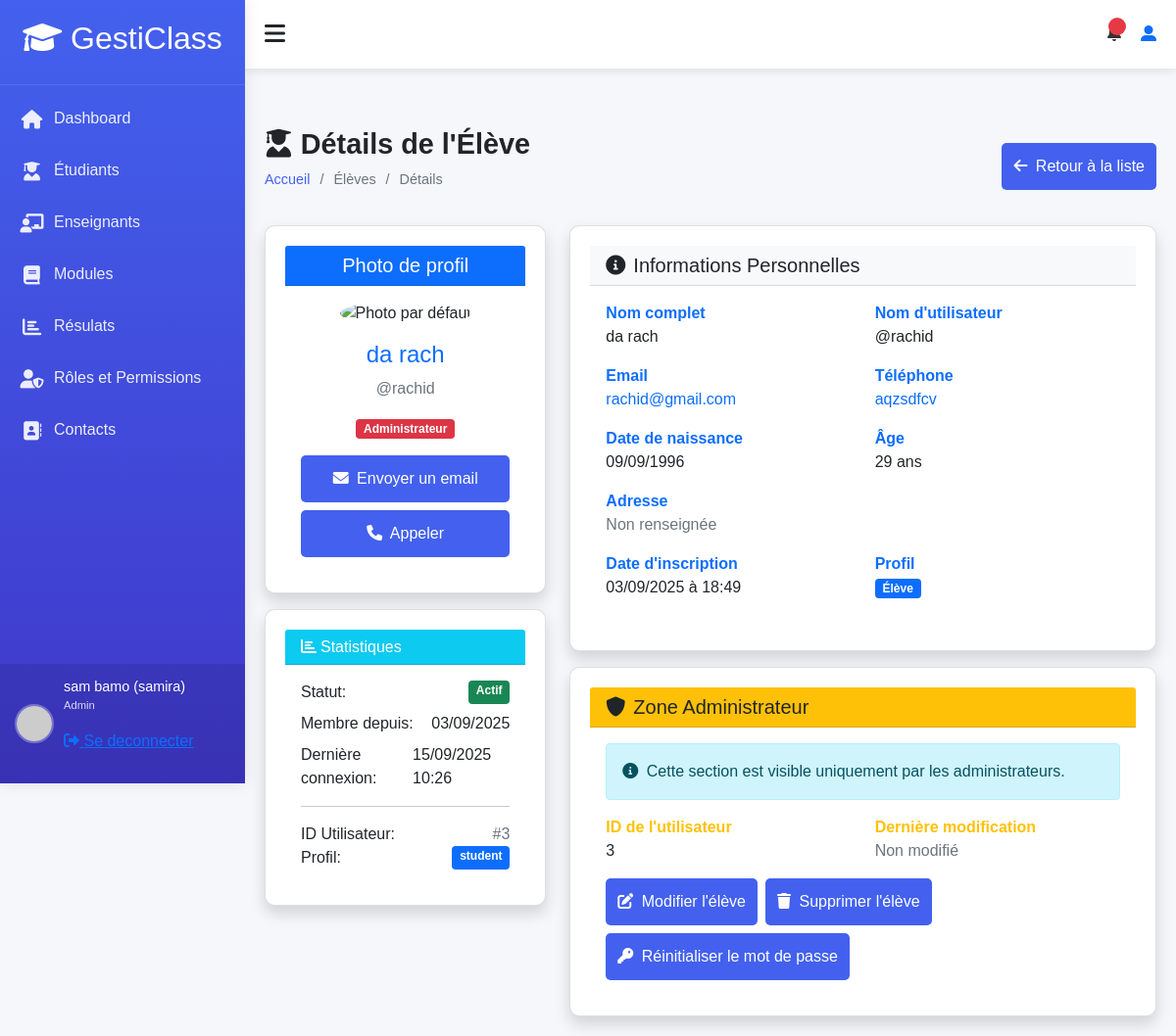
The page /accounts/students/3/detail/ (signed in) on the database as committed earlier.
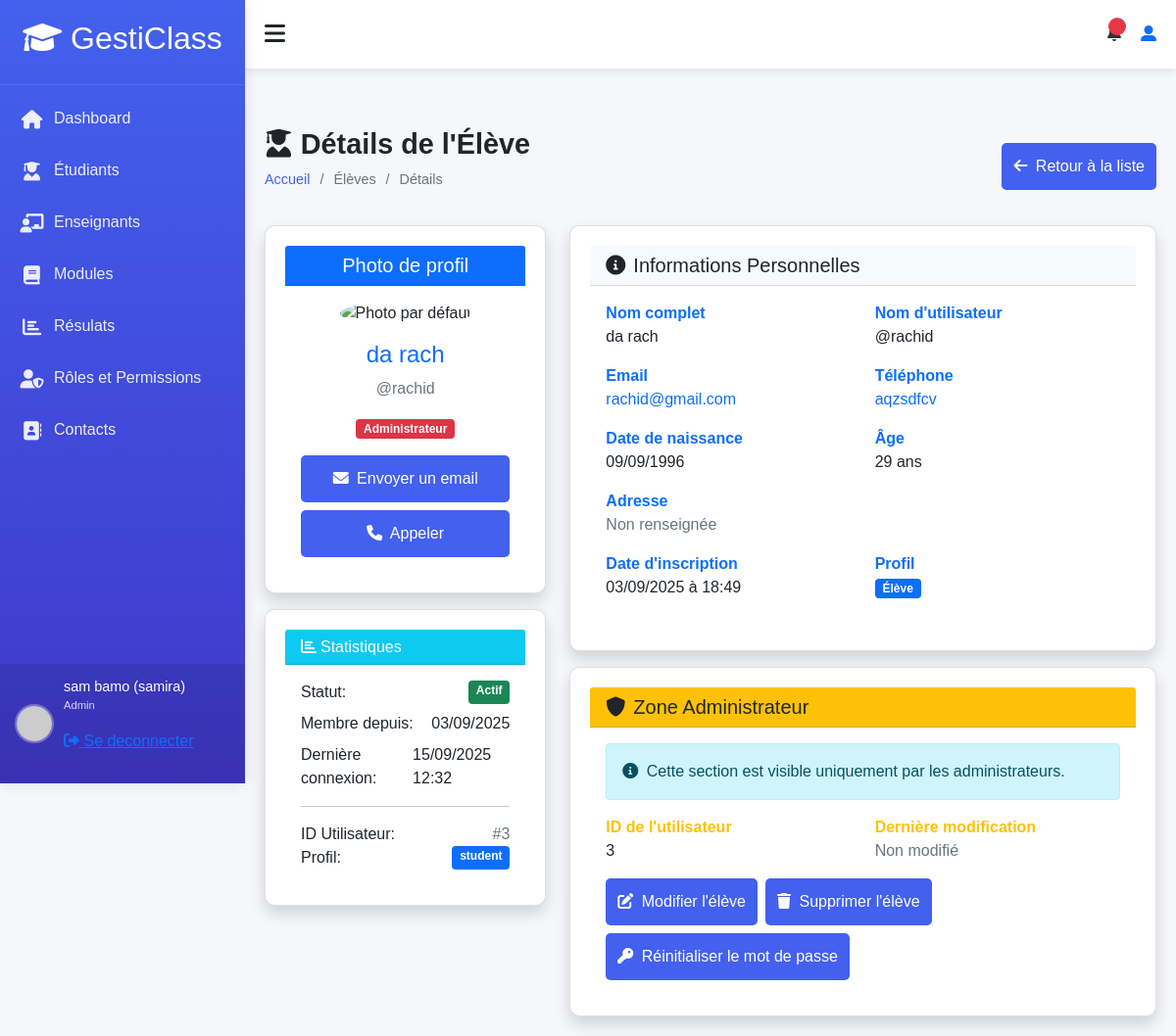
The same page on the database as committed later.
### accounts/models.py (models this page shows, shortened)
class User(AbstractUser):
    ROLE_CHOICES = (
        ('admin', 'Administrateur'),
        ('teacher', 'Enseignant'),
        ('student', 'Élève'),
    )
    profil = models.CharField(max_length=10, choices=ROLE_CHOICES, default='student')
    phone = models.CharField(max_length=20, blank=True)
    birth_date = models.DateField(null=True, blank=True)
    photo = models.ImageField(upload_to='users/', null=True, blank=True)
    specialty = models.CharField(max_length=100, null=True, blank=True)
    hire_date = models.DateField(null=True, blank=True)
    address = models.TextField(blank=True)
    is_student = models.BooleanField(default=False)
    is_teacher = models.BooleanField(default=False)
    phone_number = models.CharField(max_length=15, blank=True)
    date_of_birth = models.DateField(null=True, blank=True)
    def __str__(self):
        return f"{self.first_name} {self.last_name} ({self.username})"
    def is_teacher(self):
        return self.profil == 'teacher'
    def is_student(self):
        return self.profil == 'student'
    class Meta:
        permissions = [
        ("peut_acceder_module", "Peut acceder au module"),
        ("peut_acceder_aux_eleve", "Peut acceder aux eleves"),
        ("peut_acceder_aux_enseignants", "peut acceder aux enseigants"),
        ("peut_acceder_aux_roles", "peut acceder aux roles"),
        ("peut_acceder_au_student_dashboard", "Peut accéder au tableau de bord étudiant"),
        ("peut_acceder_au_teacher_dashboard", "Peut accéder au tableau de bord enseignant"),
        ("peut_acceder_au_admin_dashboard", "Peut accéder au tableau de bord administrateur"),
        ("can_view_student_list", "Peut voir la liste des étudiants"),
        ("can_view_teacher_list", "Peut voir la liste des enseignants"),
        ("can_view_module_list", "Peut voir la liste des modules"),
        ("can_view_results_list", "Peut voir la liste résultats"),
        ("can_view_module_details", "Peut les details d'un module"),
        ("can_view_student_details", "Peut voir les détails d'un étudiant"),
        ("can_view_teacher_details", "Peut voir les détails d'un enseignant"),
        ("can_view_own_details", "Peut voir ses propres détails"),
        ("cans_view_results", "Peut voir les résultats"),
        ("can_view_own_results", "Peut voir ses propres résultats"),
        ("view_role", "Peut voir les rôles"),
        ("add_role", "Peut ajouter un rôle"),
        ("change_role", "Peut modifier un rôle"),
        ("delete_role", "Peut supprimer un rôle"),
        ("assign_role", "Peut assigner des rôles"),
        ("view_timetable", "Peut voir l'emploi du temps"),
        ("manage_timetable", "Peut gérer l'emploi du temps"),
        ("can_add_teacher", "Peut ajouter un enseignant"),
        ("can_add_student", "Peut ajouter un étudiant"),
        ("can_change_teacher", "Peut modifier un enseignant"),
        ("can_change_student", "Peut modifier un étudiant"),
        ("can_delete_teacher", "Peut supprimer un enseignant"),
        ("can_delete_student", "Peut supprimer un étudiant"),
        ("can_view_schoolinfo", "Peut voir les informations de l'école"),
        ("can_add_schoolinfo", "Peut ajouter les informations de l'école"),
        ("can_change_schoolinfo", "Peut modifier les informations de l'école"),
        ("can_delete_schoolinfo", "Peut supprimer les informations de l'école"),
        ]

### accounts/views.py (the view)
# urls.py: path('students/<int:student_id>/detail/', views.student_detail,
@login_required
@permission_required('accounts.can_view_student_details', raise_exception=True)
def student_detail(request, student_id):
    student = get_object_or_404(User, id=student_id, profil='student')
    context = {
        'student': student,
        'title': f'Détails de {student.get_full_name()}'
    }
    return render(request, 'students/student_detail.html', context)

### accounts/templates/students/student_detail.html (shortened to what the changed rows need)
{% extends "models/base.html" %}
{% load static %}
{% block content %}
<div class="content">
    <div class="page-title">
        <div>
            <h2><i class="fas fa-user-graduate me-2"></i>Détails de l'Élève</h2>
        </div>
    </div>
    <div class="row">
        <div class="col-md-4 mb-4">
            <div class="card shadow">
                <div class="card-body text-center">
                    {% if student.photo %}
                        <img src="{{ student.photo.url }}"
                             class="img-fluid rounded-circle mb-3"
                             alt="Photo de {{ student.get_full_name }}"
                             style="width: 200px; height: 200px; object-fit: cover;">
                    {% else %}
                        <img src="{% static 'img/default-avatar.png' %}"
                             class="img-fluid rounded-circle mb-3"
                             alt="Photo par défaut"
                             style="width: 200px; height: 200px; object-fit: cover;">
                    {% endif %}
                    <h4 class="text-primary">{{ student.get_full_name }}</h4>
                    <p class="text-muted">@{{ student.username }}</p>
                    {% if request.user.is_superuser %}
                    <div class="mb-3">
                        <span class="badge bg-danger">Administrateur</span>
                    </div>
                    {% endif %}
                    <div class="d-grid gap-2">
                        <a href="mailto:{{ student.email }}" class="btn btn-outline-primary">
                        </a>
                        {% if student.phone %}
                        <a href="tel:{{ student.phone }}" class="btn btn-outline-success">
                        </a>
                        {% endif %}
                    </div>
                </div>
            </div>
            <div class="card shadow mt-3">
                <div class="card-body">
                    <div class="d-flex justify-content-between mb-2">
                        <span>Membre depuis:</span>
                        <span>{{ student.date_joined|date:"d/m/Y" }}</span>
                    </div>
                    <div class="d-flex justify-content-between">
                        <span>Dernière connexion:</span>
                        <span>
                            {% if student.last_login %}
                                {{ student.last_login|date:"d/m/Y H:i" }}
                            {% else %}
                                Jamais connecté
                            {% endif %}
                        </span>
                    </div>
                    {% if request.user.is_superuser %}
                    <hr>
                    <div class="d-flex justify-content-between">
                        <span>ID Utilisateur:</span>
                        <span class="text-muted">#{{ student.id }}</span>
                    </div>
                    <div class="d-flex justify-content-between">
                        <span>Profil:</span>
                        <span class="badge bg-primary">{{ student.profil }}</span>
                    </div>
                    {% endif %}
                </div>
            </div>
        </div>
        <div class="col-md-8">
            <div class="card shadow">
                <div class="card-body">
                    <div class="row">
                        <div class="col-md-6">
                            <div class="info-item mb-3">
                                <label class="fw-bold text-primary">Nom complet</label>
                                <p class="mb-0">{{ student.get_full_name }}</p>
                            </div>
                        </div>
                        <div class="col-md-6">
                            <div class="info-item mb-3">
                                <label class="fw-bold text-primary">Nom d'utilisateur</label>
                                <p class="mb-0">@{{ student.username }}</p>
                            </div>
                        </div>
                    </div>
                    <div class="row">
                        <div class="col-md-6">
                            <div class="info-item mb-3">
                                <p class="mb-0">
                                    <a href="mailto:{{ student.email }}" class="text-decoration-none">
                                        {{ student.email }}
                                    </a>
                                </p>
                            </div>
                        </div>
                        <div class="col-md-6">
                            <div class="info-item mb-3">
                                <p class="mb-0">
                                    {% if student.phone %}
                                        <a href="tel:{{ student.phone }}" class="text-decoration-none">
                                            {{ student.phone }}
                                        </a>
                                    {% else %}
                                        <span class="text-muted">Non renseigné</span>
                                    {% endif %}
                                </p>
                            </div>
                        </div>
                    </div>
                    <div class="row">
                        <div class="col-md-6">
                            <div class="info-item mb-3">
                                <label class="fw-bold text-primary">Date de naissance</label>
                                <p class="mb-0">
                                    {% if student.birth_date %}
                                        {{ student.birth_date|date:"d/m/Y" }}
                                    {% else %}
                                        <span class="text-muted">Non renseignée</span>
                                    {% endif %}
                                </p>
                            </div>
                        </div>
                        <div class="col-md-6">
                            <div class="info-item mb-3">
                                <label class="fw-bold text-primary">Âge</label>
                                <p class="mb-0">
                                    {% if student.birth_date %}
                                        {{ student.birth_date|timesince }}
                                    {% else %}
                                        <span class="text-muted">Inconnu</span>
                                    {% endif %}
                                </p>
                            </div>
                        </div>
                    </div>
                    <div class="row">
                        <div class="col-md-6">
                            <div class="info-item mb-3">
                                <label class="fw-bold text-primary">Date d'inscription</label>
                                <p class="mb-0">{{ student.date_joined|date:"d/m/Y à H:i" }}</p>
                            </div>
                        </div>
                    </div>
                </div>
            </div>
            {% if request.user.is_superuser %}
            <div class="card shadow mt-3">
                <div class="card-header bg-warning text-dark">
                    <h5 class="m-0"><i class="fas fa-shield-alt me-2"></i>Zone Administrateur</h5>
                </div>
                <div class="card-body">
                    <div class="alert alert-info">
                        <i class="fas fa-info-circle me-1"></i>
                        Cette section est visible uniquement par les administrateurs.
                    </div>
                    <div class="row">
                        <div class="col-md-6">
                            <div class="info-item mb-3">
                                <label class="fw-bold text-warning">ID de l'utilisateur</label>
                                <p class="mb-0">{{ student.id }}</p>
                            </div>
                        </div>
                        <div class="col-md-6">
                            <div class="info-item mb-3">
                                <label class="fw-bold text-warning">Dernière modification</label>
                                <p class="mb-0">
                                    {% if student.updated_at %}
                                        {{ student.updated_at|date:"d/m/Y H:i" }}
                                    {% else %}
                                        <span class="text-muted">Non modifié</span>
                                    {% endif %}
                                </p>
                            </div>
                        </div>
                    </div>
                    <div class="d-flex gap-2 flex-wrap">
                        <a href="{% url 'accounts:update_student' student.id %}" class="btn btn-warning">
                            <i class="fas fa-edit me-1"></i> Modifier l'élève
                        </a>
                        <button class="btn btn-outline-danger" data-bs-toggle="modal" data-bs-target="#deleteModal">
                            <i class="fas fa-trash me-1"></i> Supprimer l'élève
                        </button>
                        <a href="#" class="btn btn-outline-info">
                            <i class="fas fa-key me-1"></i> Réinitialiser le mot de passe
                        </a>
                    </div>
                </div>
            </div>
            {% endif %}
        </div>
    </div>
</div>
{% endblock %}

Rows that differ between the two databases and show on the page:
changed User "da rach": last_login "15/09/2025 10:26" → "15/09/2025 12:32"
